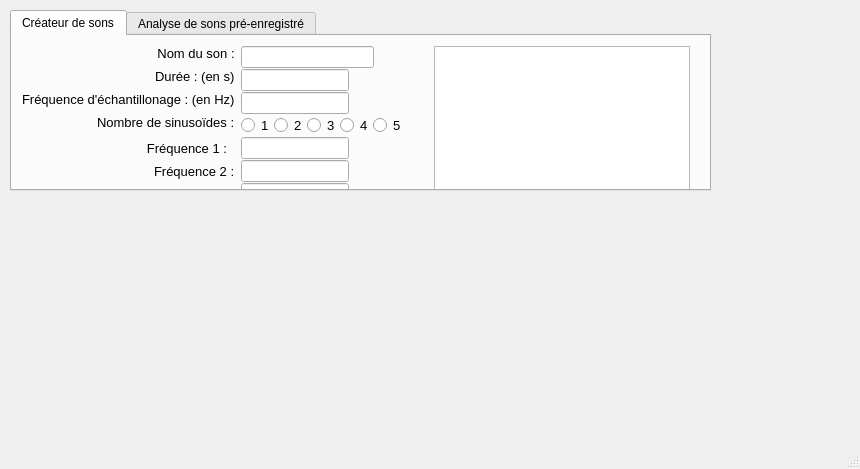
<?xml version="1.0" encoding="UTF-8"?>
<ui version="4.0">
 <class>mainWindow</class>
 <widget class="QMainWindow" name="mainWindow">
  <property name="geometry">
   <rect>
    <x>0</x>
    <y>0</y>
    <width>860</width>
    <height>469</height>
   </rect>
  </property>
  <property name="minimumSize">
   <size>
    <width>410</width>
    <height>0</height>
   </size>
  </property>
  <property name="windowTitle">
   <string>Reconnaissance des notes de musique</string>
  </property>
  <widget class="QWidget" name="centralWidget">
   <property name="minimumSize">
    <size>
     <width>0</width>
     <height>0</height>
    </size>
   </property>
   <widget class="QTabWidget" name="tabSoftware">
    <property name="geometry">
     <rect>
      <x>10</x>
      <y>10</y>
      <width>701</width>
      <height>181</height>
     </rect>
    </property>
    <property name="minimumSize">
     <size>
      <width>0</width>
      <height>0</height>
     </size>
    </property>
    <property name="currentIndex">
     <number>0</number>
    </property>
    <property name="usesScrollButtons">
     <bool>true</bool>
    </property>
    <widget class="QWidget" name="tabCreateurSon">
     <property name="minimumSize">
      <size>
       <width>0</width>
       <height>0</height>
      </size>
     </property>
     <attribute name="title">
      <string>Créateur de sons</string>
     </attribute>
     <widget class="QWidget" name="horizontalLayoutWidget">
      <property name="geometry">
       <rect>
        <x>10</x>
        <y>10</y>
        <width>668</width>
        <height>261</height>
       </rect>
      </property>
      <layout class="QHBoxLayout" name="creationSonLayout">
       <property name="spacing">
        <number>10</number>
       </property>
       <item>
        <layout class="QFormLayout" name="parametreLayout">
         <property name="fieldGrowthPolicy">
          <enum>QFormLayout::FieldsStayAtSizeHint</enum>
         </property>
         <property name="labelAlignment">
          <set>Qt::AlignRight|Qt::AlignTrailing|Qt::AlignVCenter</set>
         </property>
         <property name="horizontalSpacing">
          <number>6</number>
         </property>
         <property name="verticalSpacing">
          <number>1</number>
         </property>
         <item row="0" column="0">
          <widget class="QLabel" name="nomSonLabel">
           <property name="sizePolicy">
            <sizepolicy hsizetype="Fixed" vsizetype="Fixed">
             <horstretch>0</horstretch>
             <verstretch>0</verstretch>
            </sizepolicy>
           </property>
           <property name="font">
            <font>
             <family>MS Shell Dlg 2</family>
             <pointsize>10</pointsize>
            </font>
           </property>
           <property name="layoutDirection">
            <enum>Qt::RightToLeft</enum>
           </property>
           <property name="text">
            <string>Nom du son :</string>
           </property>
           <property name="alignment">
            <set>Qt::AlignCenter</set>
           </property>
          </widget>
         </item>
         <item row="0" column="1">
          <widget class="QLineEdit" name="nomSonText">
           <property name="sizePolicy">
            <sizepolicy hsizetype="Fixed" vsizetype="Fixed">
             <horstretch>0</horstretch>
             <verstretch>0</verstretch>
            </sizepolicy>
           </property>
           <property name="minimumSize">
            <size>
             <width>133</width>
             <height>0</height>
            </size>
           </property>
           <property name="font">
            <font>
             <family>MS Sans Serif</family>
            </font>
           </property>
           <property name="acceptDrops">
            <bool>false</bool>
           </property>
           <property name="text">
            <string/>
           </property>
          </widget>
         </item>
         <item row="1" column="0">
          <widget class="QLabel" name="dureeLabel">
           <property name="sizePolicy">
            <sizepolicy hsizetype="Fixed" vsizetype="Fixed">
             <horstretch>0</horstretch>
             <verstretch>0</verstretch>
            </sizepolicy>
           </property>
           <property name="font">
            <font>
             <family>MS Shell Dlg 2</family>
             <pointsize>10</pointsize>
            </font>
           </property>
           <property name="text">
            <string>Durée : (en s)</string>
           </property>
          </widget>
         </item>
         <item row="1" column="1">
          <widget class="QLineEdit" name="dureeText">
           <property name="enabled">
            <bool>true</bool>
           </property>
           <property name="sizePolicy">
            <sizepolicy hsizetype="Fixed" vsizetype="Fixed">
             <horstretch>0</horstretch>
             <verstretch>0</verstretch>
            </sizepolicy>
           </property>
          </widget>
         </item>
         <item row="2" column="0">
          <widget class="QLabel" name="frequencEchLabel">
           <property name="sizePolicy">
            <sizepolicy hsizetype="Fixed" vsizetype="Fixed">
             <horstretch>0</horstretch>
             <verstretch>0</verstretch>
            </sizepolicy>
           </property>
           <property name="font">
            <font>
             <family>MS Shell Dlg 2</family>
             <pointsize>10</pointsize>
            </font>
           </property>
           <property name="text">
            <string>Fréquence d'échantillonage : (en Hz)</string>
           </property>
          </widget>
         </item>
         <item row="2" column="1">
          <widget class="QLineEdit" name="frequenceEchText">
           <property name="sizePolicy">
            <sizepolicy hsizetype="Fixed" vsizetype="Fixed">
             <horstretch>0</horstretch>
             <verstretch>0</verstretch>
            </sizepolicy>
           </property>
          </widget>
         </item>
         <item row="4" column="0">
          <widget class="QLabel" name="nbSinusLabel">
           <property name="sizePolicy">
            <sizepolicy hsizetype="Fixed" vsizetype="Fixed">
             <horstretch>0</horstretch>
             <verstretch>0</verstretch>
            </sizepolicy>
           </property>
           <property name="font">
            <font>
             <family>MS Shell Dlg 2</family>
             <pointsize>10</pointsize>
            </font>
           </property>
           <property name="text">
            <string>Nombre de sinusoïdes :</string>
           </property>
          </widget>
         </item>
         <item row="4" column="1">
          <layout class="QHBoxLayout" name="sinusLayout">
           <item>
            <widget class="QRadioButton" name="nbSinus1">
             <property name="sizePolicy">
              <sizepolicy hsizetype="Fixed" vsizetype="Fixed">
               <horstretch>0</horstretch>
               <verstretch>0</verstretch>
              </sizepolicy>
             </property>
             <property name="font">
              <font>
               <family>MS Shell Dlg 2</family>
               <pointsize>10</pointsize>
              </font>
             </property>
             <property name="text">
              <string>1</string>
             </property>
            </widget>
           </item>
           <item>
            <widget class="QRadioButton" name="nbSinus2">
             <property name="sizePolicy">
              <sizepolicy hsizetype="Fixed" vsizetype="Fixed">
               <horstretch>0</horstretch>
               <verstretch>0</verstretch>
              </sizepolicy>
             </property>
             <property name="font">
              <font>
               <family>MS Shell Dlg 2</family>
               <pointsize>10</pointsize>
              </font>
             </property>
             <property name="text">
              <string>2</string>
             </property>
            </widget>
           </item>
           <item>
            <widget class="QRadioButton" name="nbSinus3">
             <property name="sizePolicy">
              <sizepolicy hsizetype="Fixed" vsizetype="Fixed">
               <horstretch>0</horstretch>
               <verstretch>0</verstretch>
              </sizepolicy>
             </property>
             <property name="font">
              <font>
               <family>MS Shell Dlg 2</family>
               <pointsize>10</pointsize>
              </font>
             </property>
             <property name="text">
              <string>3</string>
             </property>
            </widget>
           </item>
           <item>
            <widget class="QRadioButton" name="nbSinus4">
             <property name="sizePolicy">
              <sizepolicy hsizetype="Fixed" vsizetype="Fixed">
               <horstretch>0</horstretch>
               <verstretch>0</verstretch>
              </sizepolicy>
             </property>
             <property name="font">
              <font>
               <family>MS Shell Dlg 2</family>
               <pointsize>10</pointsize>
              </font>
             </property>
             <property name="text">
              <string>4</string>
             </property>
            </widget>
           </item>
           <item>
            <widget class="QRadioButton" name="nbSinus5">
             <property name="sizePolicy">
              <sizepolicy hsizetype="Fixed" vsizetype="Fixed">
               <horstretch>0</horstretch>
               <verstretch>0</verstretch>
              </sizepolicy>
             </property>
             <property name="font">
              <font>
               <family>MS Shell Dlg 2</family>
               <pointsize>10</pointsize>
              </font>
             </property>
             <property name="text">
              <string>5</string>
             </property>
            </widget>
           </item>
          </layout>
         </item>
         <item row="5" column="0">
          <widget class="QLabel" name="frequence1">
           <property name="sizePolicy">
            <sizepolicy hsizetype="Fixed" vsizetype="Preferred">
             <horstretch>0</horstretch>
             <verstretch>0</verstretch>
            </sizepolicy>
           </property>
           <property name="font">
            <font>
             <pointsize>10</pointsize>
            </font>
           </property>
           <property name="mouseTracking">
            <bool>false</bool>
           </property>
           <property name="layoutDirection">
            <enum>Qt::RightToLeft</enum>
           </property>
           <property name="autoFillBackground">
            <bool>false</bool>
           </property>
           <property name="inputMethodHints">
            <set>Qt::ImhEmailCharactersOnly</set>
           </property>
           <property name="frameShape">
            <enum>QFrame::NoFrame</enum>
           </property>
           <property name="text">
            <string>Fréquence 1 :</string>
           </property>
           <property name="textFormat">
            <enum>Qt::PlainText</enum>
           </property>
           <property name="scaledContents">
            <bool>false</bool>
           </property>
           <property name="alignment">
            <set>Qt::AlignRight|Qt::AlignTrailing|Qt::AlignVCenter</set>
           </property>
           <property name="wordWrap">
            <bool>false</bool>
           </property>
           <property name="indent">
            <number>8</number>
           </property>
          </widget>
         </item>
         <item row="5" column="1">
          <widget class="QLineEdit" name="frequence1Text"/>
         </item>
         <item row="6" column="0">
          <widget class="QLabel" name="frequence2">
           <property name="font">
            <font>
             <pointsize>10</pointsize>
            </font>
           </property>
           <property name="text">
            <string>Fréquence 2 :</string>
           </property>
          </widget>
         </item>
         <item row="6" column="1">
          <widget class="QLineEdit" name="frequence2Text"/>
         </item>
         <item row="7" column="0">
          <widget class="QLabel" name="frequence3">
           <property name="font">
            <font>
             <pointsize>10</pointsize>
            </font>
           </property>
           <property name="text">
            <string>Fréquence 3 :</string>
           </property>
          </widget>
         </item>
         <item row="7" column="1">
          <widget class="QLineEdit" name="frequence3Text"/>
         </item>
         <item row="8" column="0">
          <widget class="QLabel" name="frequence4">
           <property name="font">
            <font>
             <pointsize>10</pointsize>
            </font>
           </property>
           <property name="text">
            <string>Fréquence 4 :</string>
           </property>
          </widget>
         </item>
         <item row="8" column="1">
          <widget class="QLineEdit" name="frequence4Text"/>
         </item>
         <item row="9" column="0">
          <widget class="QLabel" name="frequence5">
           <property name="font">
            <font>
             <pointsize>10</pointsize>
            </font>
           </property>
           <property name="text">
            <string>Fréquence 5 :</string>
           </property>
          </widget>
         </item>
         <item row="9" column="1">
          <widget class="QLineEdit" name="frequence5Text"/>
         </item>
         <item row="10" column="0">
          <widget class="QPushButton" name="creerButton">
           <property name="sizePolicy">
            <sizepolicy hsizetype="Fixed" vsizetype="Fixed">
             <horstretch>0</horstretch>
             <verstretch>0</verstretch>
            </sizepolicy>
           </property>
           <property name="text">
            <string>Créer</string>
           </property>
          </widget>
         </item>
         <item row="10" column="1">
          <widget class="QCheckBox" name="bruit">
           <property name="sizePolicy">
            <sizepolicy hsizetype="Fixed" vsizetype="Fixed">
             <horstretch>0</horstretch>
             <verstretch>0</verstretch>
            </sizepolicy>
           </property>
           <property name="font">
            <font>
             <pointsize>8</pointsize>
            </font>
           </property>
           <property name="autoFillBackground">
            <bool>false</bool>
           </property>
           <property name="text">
            <string>Bruit</string>
           </property>
           <property name="checked">
            <bool>false</bool>
           </property>
           <property name="autoRepeat">
            <bool>false</bool>
           </property>
           <property name="autoExclusive">
            <bool>false</bool>
           </property>
           <property name="tristate">
            <bool>false</bool>
           </property>
          </widget>
         </item>
        </layout>
       </item>
       <item>
        <layout class="QVBoxLayout" name="graphiqueLayout">
         <property name="spacing">
          <number>4</number>
         </property>
         <item>
          <widget class="QGraphicsView" name="graphique">
           <property name="sizePolicy">
            <sizepolicy hsizetype="Fixed" vsizetype="Expanding">
             <horstretch>0</horstretch>
             <verstretch>0</verstretch>
            </sizepolicy>
           </property>
          </widget>
         </item>
         <item>
          <widget class="QLabel" name="legendeGraphique">
           <property name="sizePolicy">
            <sizepolicy hsizetype="Preferred" vsizetype="Preferred">
             <horstretch>0</horstretch>
             <verstretch>0</verstretch>
            </sizepolicy>
           </property>
           <property name="layoutDirection">
            <enum>Qt::LeftToRight</enum>
           </property>
           <property name="lineWidth">
            <number>11</number>
           </property>
           <property name="text">
            <string>Aperçu de nomSonText</string>
           </property>
           <property name="alignment">
            <set>Qt::AlignCenter</set>
           </property>
          </widget>
         </item>
        </layout>
       </item>
      </layout>
     </widget>
    </widget>
    <widget class="QWidget" name="analysePreEnregistre">
     <property name="sizePolicy">
      <sizepolicy hsizetype="Maximum" vsizetype="Preferred">
       <horstretch>0</horstretch>
       <verstretch>0</verstretch>
      </sizepolicy>
     </property>
     <property name="font">
      <font>
       <pointsize>10</pointsize>
      </font>
     </property>
     <attribute name="title">
      <string>Analyse de sons pré-enregistré</string>
     </attribute>
     <widget class="QWidget" name="horizontalLayoutWidget_3">
      <property name="geometry">
       <rect>
        <x>10</x>
        <y>10</y>
        <width>671</width>
        <height>102</height>
       </rect>
      </property>
      <layout class="QHBoxLayout" name="horizontalLayout_2">
       <item>
        <layout class="QFormLayout" name="analysePresavedLayout">
         <property name="labelAlignment">
          <set>Qt::AlignLeading|Qt::AlignLeft|Qt::AlignVCenter</set>
         </property>
         <property name="formAlignment">
          <set>Qt::AlignLeading|Qt::AlignLeft|Qt::AlignTop</set>
         </property>
         <property name="verticalSpacing">
          <number>2</number>
         </property>
         <item row="0" column="0">
          <widget class="QLabel" name="fileLabel">
           <property name="font">
            <font>
             <pointsize>10</pointsize>
            </font>
           </property>
           <property name="text">
            <string>Fichier audio à analyser :</string>
           </property>
          </widget>
         </item>
         <item row="0" column="1">
          <layout class="QHBoxLayout" name="horizontalLayout">
           <item>
            <widget class="QLineEdit" name="fileNameText">
             <property name="sizePolicy">
              <sizepolicy hsizetype="Maximum" vsizetype="Fixed">
               <horstretch>0</horstretch>
               <verstretch>0</verstretch>
              </sizepolicy>
             </property>
            </widget>
           </item>
           <item>
            <widget class="QToolButton" name="parcourir">
             <property name="sizePolicy">
              <sizepolicy hsizetype="Maximum" vsizetype="Maximum">
               <horstretch>0</horstretch>
               <verstretch>0</verstretch>
              </sizepolicy>
             </property>
             <property name="text">
              <string>Parcourir...</string>
             </property>
            </widget>
           </item>
          </layout>
         </item>
         <item row="1" column="0">
          <widget class="QLabel" name="FFTsizeLabel">
           <property name="font">
            <font>
             <pointsize>10</pointsize>
            </font>
           </property>
           <property name="text">
            <string>Taille de la fenêtre de Fourrier :</string>
           </property>
          </widget>
         </item>
         <item row="1" column="1">
          <widget class="QLineEdit" name="FFTsizeText">
           <property name="sizePolicy">
            <sizepolicy hsizetype="Maximum" vsizetype="Fixed">
             <horstretch>0</horstretch>
             <verstretch>0</verstretch>
            </sizepolicy>
           </property>
          </widget>
         </item>
         <item row="2" column="0">
          <widget class="QLabel" name="overlapLabel">
           <property name="font">
            <font>
             <pointsize>10</pointsize>
             <weight>50</weight>
             <bold>false</bold>
             <kerning>false</kerning>
            </font>
           </property>
           <property name="text">
            <string>Pourcentage de chevauchement :</string>
           </property>
          </widget>
         </item>
         <item row="2" column="1">
          <widget class="QLineEdit" name="overlapText">
           <property name="sizePolicy">
            <sizepolicy hsizetype="Maximum" vsizetype="Fixed">
             <horstretch>0</horstretch>
             <verstretch>0</verstretch>
            </sizepolicy>
           </property>
           <property name="text">
            <string>0.9</string>
           </property>
          </widget>
         </item>
         <item row="3" column="1">
          <widget class="QPushButton" name="analyserButton">
           <property name="sizePolicy">
            <sizepolicy hsizetype="Maximum" vsizetype="Minimum">
             <horstretch>0</horstretch>
             <verstretch>0</verstretch>
            </sizepolicy>
           </property>
           <property name="text">
            <string>Analyser</string>
           </property>
          </widget>
         </item>
        </layout>
       </item>
       <item>
        <widget class="QTextEdit" name="textTraduction">
         <property name="sizePolicy">
          <sizepolicy hsizetype="Maximum" vsizetype="Maximum">
           <horstretch>0</horstretch>
           <verstretch>0</verstretch>
          </sizepolicy>
         </property>
         <property name="documentTitle">
          <string/>
         </property>
         <property name="readOnly">
          <bool>true</bool>
         </property>
         <property name="textInteractionFlags">
          <set>Qt::NoTextInteraction</set>
         </property>
        </widget>
       </item>
      </layout>
     </widget>
    </widget>
   </widget>
  </widget>
  <widget class="QStatusBar" name="statusbar"/>
 </widget>
 <resources/>
 <connections/>
</ui>
